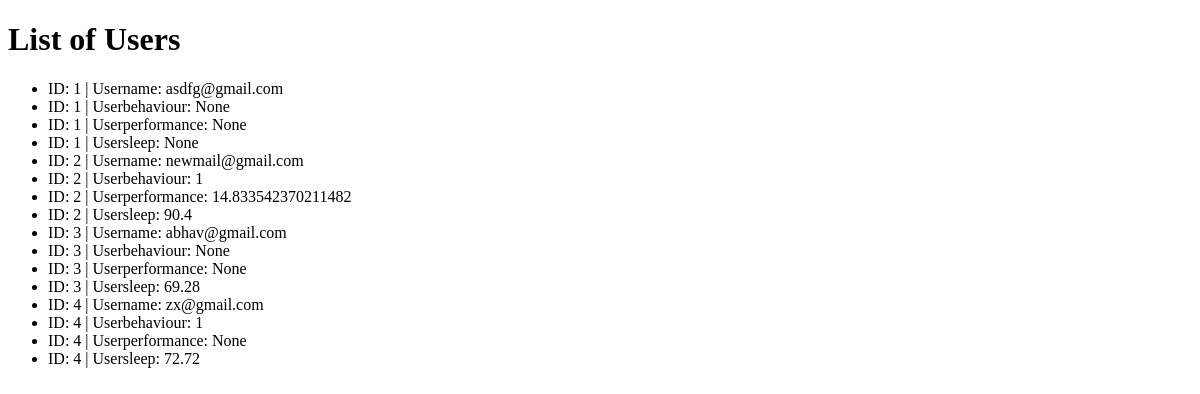
Page /usersprofile on the earlier database version.
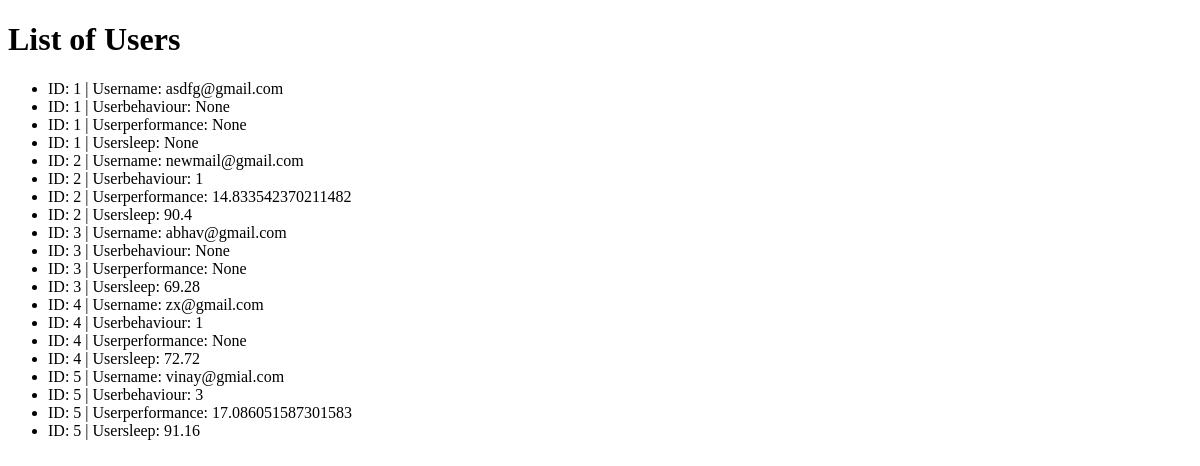
Same page on the later database version.
### model.py (models this page shows)
class UserProfile(db.Model):
    id=db.Column(db.Integer,primary_key=True)
    username = db.Column(db.String(100), unique=True, nullable=False)
    behaviour=db.Column(db.Integer,nullable=True)
    sleep=db.Column(db.Integer,nullable=True)
    performance=db.Column(db.Integer,nullable=True)

### app.py (the view)
@app.route('/usersprofile')
def show_users_profile():
    users = UserProfile.query.all()
    return render_template('userprofile.html', users=users)

### templates/userprofile.html (shortened to what this page needs)
<!DOCTYPE html>
<html>
<head>
</head>
<body>
    <h1>List of Users</h1>
    <ul>
        {% for user in users %}
            <li>ID: {{ user.id }} | Username: {{ user.username }}</li>
            <li>ID: {{ user.id }} | Userbehaviour: {{ user.behaviour }}</li>
            <li>ID: {{ user.id }} | Userperformance: {{ user.performance }}</li>
            <li>ID: {{ user.id }} | Usersleep: {{ user.sleep }}</li>
        {% endfor %}
    </ul>
</body>
</html>

Differences in the rows shown:
added UserProfile: id "5", username "vinay@gmial.com", behaviour "3", performance "17.086051587301583", sleep "91.16"
